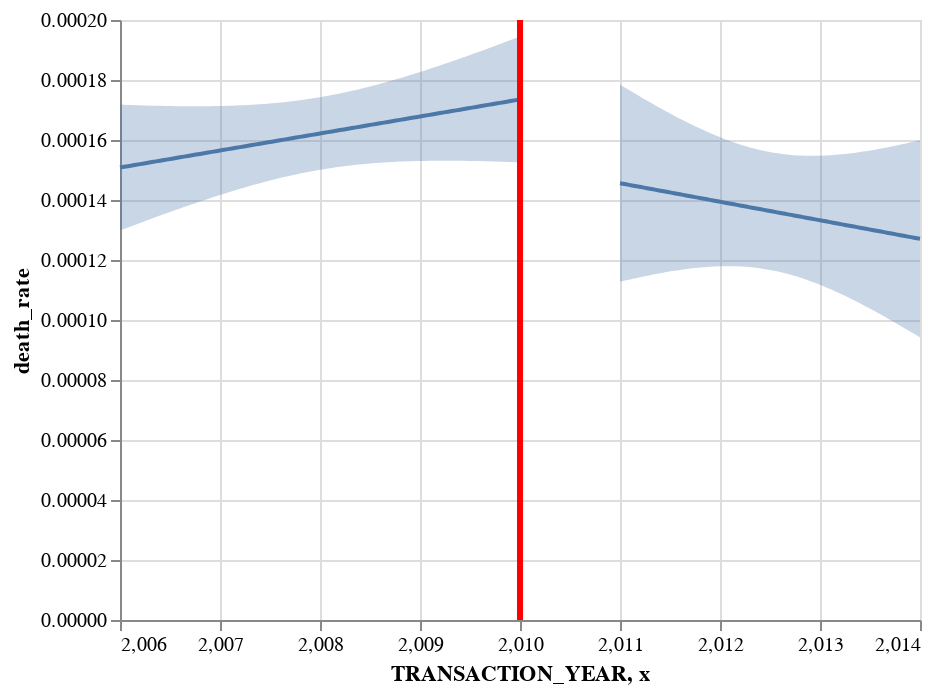

Notebook code for this chart:
### Markdown cell above
> pre-post death rate

### Code cell
xvar= "TRANSACTION_YEAR"
yvar="death_rate"
fit, chart = pre_post(FL, yvar, xvar, 2010, alpha=0.05)
chart

### Figure 1 — Vega-Lite specification as saved in the notebook (floating-point values rounded to 4 significant figures)
{"config": {"view": {"continuousWidth": 400, "continuousHeight": 300}}, "layer": [{"data": {"name": "data-1922b901b6d84efbf76dcfdfe1278e3d"}, "mark": "errorband", "encoding": {"x": {"field": "TRANSACTION_YEAR", "type": "quantitative"}, "y": {"field": "ci_low", "title": "death_rate", "type": "quantitative"}, "y2": {"field": "ci_high"}}}, {"data": {"name": "data-80190e2563399df8aa4a0f09e4734ce8"}, "mark": "errorband", "encoding": {"x": {"field": "TRANSACTION_YEAR", "type": "quantitative"}, "y": {"field": "ci_low", "title": "death_rate", "type": "quantitative"}, "y2": {"field": "ci_high"}}}, {"data": {"name": "data-1922b901b6d84efbf76dcfdfe1278e3d"}, "mark": "line", "encoding": {"x": {"field": "TRANSACTION_YEAR", "type": "quantitative"}, "y": {"field": "death_rate", "type": "quantitative"}}}, {"data": {"name": "data-80190e2563399df8aa4a0f09e4734ce8"}, "mark": "line", "encoding": {"x": {"field": "TRANSACTION_YEAR", "type": "quantitative"}, "y": {"field": "death_rate", "type": "quantitative"}}}, {"data": {"name": "data-c6a99109c809d7b1b46dbbb9b2adf5d2"}, "mark": {"type": "rule", "color": "red", "strokeWidth": 3}, "encoding": {"x": {"field": "x", "type": "quantitative"}}}], "$schema": "https://vega.github.io/schema/vega-lite/v4.17.0.json", "datasets": {"data-1922b901b6d84efbf76dcfdfe1278e3d": [{"TRANSACTION_YEAR": 2006.0, "death_rate": 0.0001508, "ci_low": 0.0001299, "ci_high": 0.0001718}, {"TRANSACTION_YEAR": 2006.0, "death_rate": 0.0001511, "ci_low": 0.0001304, "ci_high": 0.0001717}, {"TRANSACTION_YEAR": 2006.0, "death_rate": 0.0001513, "ci_low": 0.0001309, "ci_high": 0.0001717}, {"TRANSACTION_YEAR": 2006.0, "death_rate": 0.0001515, "ci_low": 0.0001314, "ci_high": 0.0001716}, {"TRANSACTION_YEAR": 2006.0, "death_rate": 0.0001517, "ci_low": 0.0001319, "ci_high": 0.0001716}, {"TRANSACTION_YEAR": 2006.0, "death_rate": 0.000152, "ci_low": 0.0001324, "ci_high": 0.0001716}, {"TRANSACTION_YEAR": 2006.0, "death_rate": 0.0001522, "ci_low": 0.0001329, "ci_high": 0.0001715}, {"TRANSACTION_YEAR": 2006.0, "death_rate": 0.0001524, "ci_low": 0.0001333, "ci_high": 0.0001715}, {"TRANSACTION_YEAR": 2006.0, "death_rate": 0.0001526, "ci_low": 0.0001338, "ci_high": 0.0001714}, {"TRANSACTION_YEAR": 2006.0, "death_rate": 0.0001529, "ci_low": 0.0001343, "ci_high": 0.0001714}, {"TRANSACTION_YEAR": 2006.0, "death_rate": 0.0001531, "ci_low": 0.0001348, "ci_high": 0.0001714}, {"TRANSACTION_YEAR": 2006.0, "death_rate": 0.0001533, "ci_low": 0.0001353, "ci_high": 0.0001713}, {"TRANSACTION_YEAR": 2006.0, "death_rate": 0.0001535, "ci_low": 0.0001358, "ci_high": 0.0001713}, {"TRANSACTION_YEAR": 2007.0, "death_rate": 0.0001538, "ci_low": 0.0001362, "ci_high": 0.0001713}, {"TRANSACTION_YEAR": 2007.0, "death_rate": 0.000154, "ci_low": 0.0001367, "ci_high": 0.0001713}, {"TRANSACTION_YEAR": 2007.0, "death_rate": 0.0001542, "ci_low": 0.0001372, "ci_high": 0.0001713}, {"TRANSACTION_YEAR": 2007.0, "death_rate": 0.0001545, "ci_low": 0.0001377, "ci_high": 0.0001713}, {"TRANSACTION_YEAR": 2007.0, "death_rate": 0.0001547, "ci_low": 0.0001381, "ci_high": 0.0001712}, {"TRANSACTION_YEAR": 2007.0, "death_rate": 0.0001549, "ci_low": 0.0001386, "ci_high": 0.0001712}, {"TRANSACTION_YEAR": 2007.0, "death_rate": 0.0001551, "ci_low": 0.000139, "ci_high": 0.0001712}, {"TRANSACTION_YEAR": 2007.0, "death_rate": 0.0001554, "ci_low": 0.0001395, "ci_high": 0.0001712}, {"TRANSACTION_YEAR": 2007.0, "death_rate": 0.0001556, "ci_low": 0.0001399, "ci_high": 0.0001713}, {"TRANSACTION_YEAR": 2007.0, "death_rate": 0.0001558, "ci_low": 0.0001404, "ci_high": 0.0001713}, {"TRANSACTION_YEAR": 2007.0, "death_rate": 0.000156, "ci_low": 0.0001408, "ci_high": 0.0001713}, {"TRANSACTION_YEAR": 2007.0, "death_rate": 0.0001563, "ci_low": 0.0001412, "ci_high": 0.0001713}, {"TRANSACTION_YEAR": 2007.0, "death_rate": 0.0001565, "ci_low": 0.0001417, "ci_high": 0.0001713}, {"TRANSACTION_YEAR": 2007.0, "death_rate": 0.0001567, "ci_low": 0.0001421, "ci_high": 0.0001714}, {"TRANSACTION_YEAR": 2007.0, "death_rate": 0.000157, "ci_low": 0.0001425, "ci_high": 0.0001714}, {"TRANSACTION_YEAR": 2007.0, "death_rate": 0.0001572, "ci_low": 0.0001429, "ci_high": 0.0001714}, {"TRANSACTION_YEAR": 2007.0, "death_rate": 0.0001574, "ci_low": 0.0001433, "ci_high": 0.0001715}, {"TRANSACTION_YEAR": 2007.0, "death_rate": 0.0001576, "ci_low": 0.0001437, "ci_high": 0.0001715}, {"TRANSACTION_YEAR": 2007.0, "death_rate": 0.0001579, "ci_low": 0.0001441, "ci_high": 0.0001716}, {"TRANSACTION_YEAR": 2007.0, "death_rate": 0.0001581, "ci_low": 0.0001445, "ci_high": 0.0001717}, {"TRANSACTION_YEAR": 2007.0, "death_rate": 0.0001583, "ci_low": 0.0001449, "ci_high": 0.0001717}, {"TRANSACTION_YEAR": 2007.0, "death_rate": 0.0001585, "ci_low": 0.0001452, "ci_high": 0.0001718}, {"TRANSACTION_YEAR": 2007.0, "death_rate": 0.0001588, "ci_low": 0.0001456, "ci_high": 0.0001719}, {"TRANSACTION_YEAR": 2007.0, "death_rate": 0.000159, "ci_low": 0.000146, "ci_high": 0.000172}, {"TRANSACTION_YEAR": 2007.0, "death_rate": 0.0001592, "ci_low": 0.0001463, "ci_high": 0.0001721}, {"TRANSACTION_YEAR": 2008.0, "death_rate": 0.0001594, "ci_low": 0.0001467, "ci_high": 0.0001722}, {"TRANSACTION_YEAR": 2008.0, "death_rate": 0.0001597, "ci_low": 0.000147, "ci_high": 0.0001724}, {"TRANSACTION_YEAR": 2008.0, "death_rate": 0.0001599, "ci_low": 0.0001473, "ci_high": 0.0001725}, {"TRANSACTION_YEAR": 2008.0, "death_rate": 0.0001601, "ci_low": 0.0001476, "ci_high": 0.0001726}, {"TRANSACTION_YEAR": 2008.0, "death_rate": 0.0001604, "ci_low": 0.0001479, "ci_high": 0.0001728}, {"TRANSACTION_YEAR": 2008.0, "death_rate": 0.0001606, "ci_low": 0.0001482, "ci_high": 0.0001729}, {"TRANSACTION_YEAR": 2008.0, "death_rate": 0.0001608, "ci_low": 0.0001485, "ci_high": 0.0001731}, {"TRANSACTION_YEAR": 2008.0, "death_rate": 0.000161, "ci_low": 0.0001488, "ci_high": 0.0001733}, {"TRANSACTION_YEAR": 2008.0, "death_rate": 0.0001613, "ci_low": 0.0001491, "ci_high": 0.0001734}, {"TRANSACTION_YEAR": 2008.0, "death_rate": 0.0001615, "ci_low": 0.0001493, "ci_high": 0.0001736}, {"TRANSACTION_YEAR": 2008.0, "death_rate": 0.0001617, "ci_low": 0.0001496, "ci_high": 0.0001738}, {"TRANSACTION_YEAR": 2008.0, "death_rate": 0.0001619, "ci_low": 0.0001498, "ci_high": 0.0001741}, {"TRANSACTION_YEAR": 2008.0, "death_rate": 0.0001622, "ci_low": 0.0001501, "ci_high": 0.0001743}, {"TRANSACTION_YEAR": 2008.0, "death_rate": 0.0001624, "ci_low": 0.0001503, "ci_high": 0.0001745}, {"TRANSACTION_YEAR": 2008.0, "death_rate": 0.0001626, "ci_low": 0.0001505, "ci_high": 0.0001748}, {"TRANSACTION_YEAR": 2008.0, "death_rate": 0.0001629, "ci_low": 0.0001507, "ci_high": 0.000175}, {"TRANSACTION_YEAR": 2008.0, "death_rate": 0.0001631, "ci_low": 0.0001509, "ci_high": 0.0001753}, {"TRANSACTION_YEAR": 2008.0, "death_rate": 0.0001633, "ci_low": 0.0001511, "ci_high": 0.0001755}, {"TRANSACTION_YEAR": 2008.0, "death_rate": 0.0001635, "ci_low": 0.0001512, "ci_high": 0.0001758}, {"TRANSACTION_YEAR": 2008.0, "death_rate": 0.0001638, "ci_low": 0.0001514, "ci_high": 0.0001761}, {"TRANSACTION_YEAR": 2008.0, "death_rate": 0.000164, "ci_low": 0.0001516, "ci_high": 0.0001764}, {"TRANSACTION_YEAR": 2008.0, "death_rate": 0.0001642, "ci_low": 0.0001517, "ci_high": 0.0001767}, {"TRANSACTION_YEAR": 2008.0, "death_rate": 0.0001644, "ci_low": 0.0001519, "ci_high": 0.000177}, {"TRANSACTION_YEAR": 2008.0, "death_rate": 0.0001647, "ci_low": 0.000152, "ci_high": 0.0001773}, {"TRANSACTION_YEAR": 2008.0, "death_rate": 0.0001649, "ci_low": 0.0001521, "ci_high": 0.0001777}, {"TRANSACTION_YEAR": 2009.0, "death_rate": 0.0001651, "ci_low": 0.0001522, "ci_high": 0.000178}, {"TRANSACTION_YEAR": 2009.0, "death_rate": 0.0001653, "ci_low": 0.0001523, "ci_high": 0.0001784}, {"TRANSACTION_YEAR": 2009.0, "death_rate": 0.0001656, "ci_low": 0.0001524, "ci_high": 0.0001787}, {"TRANSACTION_YEAR": 2009.0, "death_rate": 0.0001658, "ci_low": 0.0001525, "ci_high": 0.0001791}, {"TRANSACTION_YEAR": 2009.0, "death_rate": 0.000166, "ci_low": 0.0001526, "ci_high": 0.0001795}, {"TRANSACTION_YEAR": 2009.0, "death_rate": 0.0001663, "ci_low": 0.0001527, "ci_high": 0.0001798}, {"TRANSACTION_YEAR": 2009.0, "death_rate": 0.0001665, "ci_low": 0.0001527, "ci_high": 0.0001802}, {"TRANSACTION_YEAR": 2009.0, "death_rate": 0.0001667, "ci_low": 0.0001528, "ci_high": 0.0001806}, {"TRANSACTION_YEAR": 2009.0, "death_rate": 0.0001669, "ci_low": 0.0001529, "ci_high": 0.000181}, {"TRANSACTION_YEAR": 2009.0, "death_rate": 0.0001672, "ci_low": 0.0001529, "ci_high": 0.0001814}, {"TRANSACTION_YEAR": 2009.0, "death_rate": 0.0001674, "ci_low": 0.0001529, "ci_high": 0.0001818}, {"TRANSACTION_YEAR": 2009.0, "death_rate": 0.0001676, "ci_low": 0.000153, "ci_high": 0.0001822}, {"TRANSACTION_YEAR": 2009.0, "death_rate": 0.0001678, "ci_low": 0.000153, "ci_high": 0.0001827}, {"TRANSACTION_YEAR": 2009.0, "death_rate": 0.0001681, "ci_low": 0.000153, "ci_high": 0.0001831}, {"TRANSACTION_YEAR": 2009.0, "death_rate": 0.0001683, "ci_low": 0.0001531, "ci_high": 0.0001835}, {"TRANSACTION_YEAR": 2009.0, "death_rate": 0.0001685, "ci_low": 0.0001531, "ci_high": 0.000184}, {"TRANSACTION_YEAR": 2009.0, "death_rate": 0.0001687, "ci_low": 0.0001531, "ci_high": 0.0001844}, {"TRANSACTION_YEAR": 2009.0, "death_rate": 0.000169, "ci_low": 0.0001531, "ci_high": 0.0001849}, {"TRANSACTION_YEAR": 2009.0, "death_rate": 0.0001692, "ci_low": 0.0001531, "ci_high": 0.0001853}, {"TRANSACTION_YEAR": 2009.0, "death_rate": 0.0001694, "ci_low": 0.0001531, "ci_high": 0.0001858}, {"TRANSACTION_YEAR": 2009.0, "death_rate": 0.0001697, "ci_low": 0.0001531, "ci_high": 0.0001862}, {"TRANSACTION_YEAR": 2009.0, "death_rate": 0.0001699, "ci_low": 0.0001531, "ci_high": 0.0001867}, {"TRANSACTION_YEAR": 2009.0, "death_rate": 0.0001701, "ci_low": 0.0001531, "ci_high": 0.0001871}, {"TRANSACTION_YEAR": 2009.0, "death_rate": 0.0001703, "ci_low": 0.0001531, "ci_high": 0.0001876}, {"TRANSACTION_YEAR": 2009.0, "death_rate": 0.0001706, "ci_low": 0.000153, "ci_high": 0.0001881}, {"TRANSACTION_YEAR": 2010.0, "death_rate": 0.0001708, "ci_low": 0.000153, "ci_high": 0.0001886}, {"TRANSACTION_YEAR": 2010.0, "death_rate": 0.000171, "ci_low": 0.000153, "ci_high": 0.000189}, {"TRANSACTION_YEAR": 2010.0, "death_rate": 0.0001712, "ci_low": 0.000153, "ci_high": 0.0001895}, {"TRANSACTION_YEAR": 2010.0, "death_rate": 0.0001715, "ci_low": 0.0001529, "ci_high": 0.00019}, {"TRANSACTION_YEAR": 2010.0, "death_rate": 0.0001717, "ci_low": 0.0001529, "ci_high": 0.0001905}, {"TRANSACTION_YEAR": 2010.0, "death_rate": 0.0001719, "ci_low": 0.0001529, "ci_high": 0.000191}, {"TRANSACTION_YEAR": 2010.0, "death_rate": 0.0001722, "ci_low": 0.0001528, "ci_high": 0.0001915}, {"TRANSACTION_YEAR": 2010.0, "death_rate": 0.0001724, "ci_low": 0.0001528, "ci_high": 0.000192}, {"TRANSACTION_YEAR": 2010.0, "death_rate": 0.0001726, "ci_low": 0.0001527, "ci_high": 0.0001925}, {"TRANSACTION_YEAR": 2010.0, "death_rate": 0.0001728, "ci_low": 0.0001527, "ci_high": 0.000193}, {"TRANSACTION_YEAR": 2010.0, "death_rate": 0.0001731, "ci_low": 0.0001526, "ci_high": 0.0001935}, {"TRANSACTION_YEAR": 2010.0, "death_rate": 0.0001733, "ci_low": 0.0001526, "ci_high": 0.000194}, {"TRANSACTION_YEAR": 2010.0, "death_rate": 0.0001735, "ci_low": 0.0001525, "ci_high": 0.0001945}], "data-80190e2563399df8aa4a0f09e4734ce8": [{"TRANSACTION_YEAR": 2011.0, "death_rate": 0.0001456, "ci_low": 0.0001127, "ci_high": 0.0001785}, {"TRANSACTION_YEAR": 2011.0, "death_rate": 0.0001454, "ci_low": 0.000113, "ci_high": 0.0001779}, {"TRANSACTION_YEAR": 2011.0, "death_rate": 0.0001452, "ci_low": 0.0001132, "ci_high": 0.0001773}, {"TRANSACTION_YEAR": 2011.0, "death_rate": 0.000145, "ci_low": 0.0001134, "ci_high": 0.0001767}, {"TRANSACTION_YEAR": 2011.0, "death_rate": 0.0001449, "ci_low": 0.0001137, "ci_high": 0.0001761}, {"TRANSACTION_YEAR": 2011.0, "death_rate": 0.0001447, "ci_low": 0.0001139, "ci_high": 0.0001755}, {"TRANSACTION_YEAR": 2011.0, "death_rate": 0.0001445, "ci_low": 0.0001141, "ci_high": 0.0001749}, {"TRANSACTION_YEAR": 2011.0, "death_rate": 0.0001443, "ci_low": 0.0001143, "ci_high": 0.0001743}, {"TRANSACTION_YEAR": 2011.0, "death_rate": 0.0001441, "ci_low": 0.0001145, "ci_high": 0.0001737}, {"TRANSACTION_YEAR": 2011.0, "death_rate": 0.0001439, "ci_low": 0.0001147, "ci_high": 0.0001731}, {"TRANSACTION_YEAR": 2011.0, "death_rate": 0.0001437, "ci_low": 0.0001149, "ci_high": 0.0001726}, {"TRANSACTION_YEAR": 2011.0, "death_rate": 0.0001436, "ci_low": 0.0001151, "ci_high": 0.000172}, {"TRANSACTION_YEAR": 2011.0, "death_rate": 0.0001434, "ci_low": 0.0001153, "ci_high": 0.0001714}, {"TRANSACTION_YEAR": 2011.0, "death_rate": 0.0001432, "ci_low": 0.0001155, "ci_high": 0.0001709}, {"TRANSACTION_YEAR": 2011.0, "death_rate": 0.000143, "ci_low": 0.0001157, "ci_high": 0.0001703}, {"TRANSACTION_YEAR": 2011.0, "death_rate": 0.0001428, "ci_low": 0.0001159, "ci_high": 0.0001698}, {"TRANSACTION_YEAR": 2011.0, "death_rate": 0.0001426, "ci_low": 0.0001161, "ci_high": 0.0001692}, {"TRANSACTION_YEAR": 2012.0, "death_rate": 0.0001425, "ci_low": 0.0001162, "ci_high": 0.0001687}, {"TRANSACTION_YEAR": 2012.0, "death_rate": 0.0001423, "ci_low": 0.0001164, "ci_high": 0.0001681}, {"TRANSACTION_YEAR": 2012.0, "death_rate": 0.0001421, "ci_low": 0.0001165, "ci_high": 0.0001676}, {"TRANSACTION_YEAR": 2012.0, "death_rate": 0.0001419, "ci_low": 0.0001167, "ci_high": 0.0001671}, {"TRANSACTION_YEAR": 2012.0, "death_rate": 0.0001417, "ci_low": 0.0001168, "ci_high": 0.0001666}, {"TRANSACTION_YEAR": 2012.0, "death_rate": 0.0001415, "ci_low": 0.000117, "ci_high": 0.0001661}, {"TRANSACTION_YEAR": 2012.0, "death_rate": 0.0001413, "ci_low": 0.0001171, "ci_high": 0.0001656}, {"TRANSACTION_YEAR": 2012.0, "death_rate": 0.0001412, "ci_low": 0.0001172, "ci_high": 0.0001651}, {"TRANSACTION_YEAR": 2012.0, "death_rate": 0.000141, "ci_low": 0.0001173, "ci_high": 0.0001646}, {"TRANSACTION_YEAR": 2012.0, "death_rate": 0.0001408, "ci_low": 0.0001174, "ci_high": 0.0001641}, {"TRANSACTION_YEAR": 2012.0, "death_rate": 0.0001406, "ci_low": 0.0001175, "ci_high": 0.0001637}, {"TRANSACTION_YEAR": 2012.0, "death_rate": 0.0001404, "ci_low": 0.0001176, "ci_high": 0.0001632}, {"TRANSACTION_YEAR": 2012.0, "death_rate": 0.0001402, "ci_low": 0.0001177, "ci_high": 0.0001628}, {"TRANSACTION_YEAR": 2012.0, "death_rate": 0.00014, "ci_low": 0.0001178, "ci_high": 0.0001623}, {"TRANSACTION_YEAR": 2012.0, "death_rate": 0.0001399, "ci_low": 0.0001178, "ci_high": 0.0001619}, {"TRANSACTION_YEAR": 2012.0, "death_rate": 0.0001397, "ci_low": 0.0001179, "ci_high": 0.0001615}, {"TRANSACTION_YEAR": 2012.0, "death_rate": 0.0001395, "ci_low": 0.0001179, "ci_high": 0.0001611}, {"TRANSACTION_YEAR": 2012.0, "death_rate": 0.0001393, "ci_low": 0.0001179, "ci_high": 0.0001607}, {"TRANSACTION_YEAR": 2012.0, "death_rate": 0.0001391, "ci_low": 0.0001179, "ci_high": 0.0001603}, {"TRANSACTION_YEAR": 2012.0, "death_rate": 0.0001389, "ci_low": 0.000118, "ci_high": 0.0001599}, {"TRANSACTION_YEAR": 2012.0, "death_rate": 0.0001387, "ci_low": 0.0001179, "ci_high": 0.0001595}, {"TRANSACTION_YEAR": 2012.0, "death_rate": 0.0001386, "ci_low": 0.0001179, "ci_high": 0.0001592}, {"TRANSACTION_YEAR": 2012.0, "death_rate": 0.0001384, "ci_low": 0.0001179, "ci_high": 0.0001588}, {"TRANSACTION_YEAR": 2012.0, "death_rate": 0.0001382, "ci_low": 0.0001179, "ci_high": 0.0001585}, {"TRANSACTION_YEAR": 2012.0, "death_rate": 0.000138, "ci_low": 0.0001178, "ci_high": 0.0001582}, {"TRANSACTION_YEAR": 2012.0, "death_rate": 0.0001378, "ci_low": 0.0001177, "ci_high": 0.0001579}, {"TRANSACTION_YEAR": 2012.0, "death_rate": 0.0001376, "ci_low": 0.0001176, "ci_high": 0.0001576}, {"TRANSACTION_YEAR": 2012.0, "death_rate": 0.0001374, "ci_low": 0.0001176, "ci_high": 0.0001573}, {"TRANSACTION_YEAR": 2012.0, "death_rate": 0.0001373, "ci_low": 0.0001174, "ci_high": 0.0001571}, {"TRANSACTION_YEAR": 2012.0, "death_rate": 0.0001371, "ci_low": 0.0001173, "ci_high": 0.0001568}, {"TRANSACTION_YEAR": 2012.0, "death_rate": 0.0001369, "ci_low": 0.0001172, "ci_high": 0.0001566}, {"TRANSACTION_YEAR": 2012.0, "death_rate": 0.0001367, "ci_low": 0.000117, "ci_high": 0.0001564}, {"TRANSACTION_YEAR": 2012.0, "death_rate": 0.0001365, "ci_low": 0.0001169, "ci_high": 0.0001562}, {"TRANSACTION_YEAR": 2012.0, "death_rate": 0.0001363, "ci_low": 0.0001167, "ci_high": 0.000156}, {"TRANSACTION_YEAR": 2013.0, "death_rate": 0.0001361, "ci_low": 0.0001165, "ci_high": 0.0001558}, {"TRANSACTION_YEAR": 2013.0, "death_rate": 0.000136, "ci_low": 0.0001163, "ci_high": 0.0001556}, {"TRANSACTION_YEAR": 2013.0, "death_rate": 0.0001358, "ci_low": 0.0001161, "ci_high": 0.0001555}, {"TRANSACTION_YEAR": 2013.0, "death_rate": 0.0001356, "ci_low": 0.0001158, "ci_high": 0.0001553}, {"TRANSACTION_YEAR": 2013.0, "death_rate": 0.0001354, "ci_low": 0.0001156, "ci_high": 0.0001552}, {"TRANSACTION_YEAR": 2013.0, "death_rate": 0.0001352, "ci_low": 0.0001153, "ci_high": 0.0001551}, {"TRANSACTION_YEAR": 2013.0, "death_rate": 0.000135, "ci_low": 0.0001151, "ci_high": 0.000155}, {"TRANSACTION_YEAR": 2013.0, "death_rate": 0.0001348, "ci_low": 0.0001148, "ci_high": 0.0001549}, {"TRANSACTION_YEAR": 2013.0, "death_rate": 0.0001347, "ci_low": 0.0001145, "ci_high": 0.0001549}, {"TRANSACTION_YEAR": 2013.0, "death_rate": 0.0001345, "ci_low": 0.0001141, "ci_high": 0.0001548}, {"TRANSACTION_YEAR": 2013.0, "death_rate": 0.0001343, "ci_low": 0.0001138, "ci_high": 0.0001548}, {"TRANSACTION_YEAR": 2013.0, "death_rate": 0.0001341, "ci_low": 0.0001135, "ci_high": 0.0001547}, {"TRANSACTION_YEAR": 2013.0, "death_rate": 0.0001339, "ci_low": 0.0001131, "ci_high": 0.0001547}, {"TRANSACTION_YEAR": 2013.0, "death_rate": 0.0001337, "ci_low": 0.0001128, "ci_high": 0.0001547}, {"TRANSACTION_YEAR": 2013.0, "death_rate": 0.0001336, "ci_low": 0.0001124, "ci_high": 0.0001547}, {"TRANSACTION_YEAR": 2013.0, "death_rate": 0.0001334, "ci_low": 0.000112, "ci_high": 0.0001547}, {"TRANSACTION_YEAR": 2013.0, "death_rate": 0.0001332, "ci_low": 0.0001116, "ci_high": 0.0001548}, {"TRANSACTION_YEAR": 2013.0, "death_rate": 0.000133, "ci_low": 0.0001112, "ci_high": 0.0001548}, {"TRANSACTION_YEAR": 2013.0, "death_rate": 0.0001328, "ci_low": 0.0001108, "ci_high": 0.0001549}, {"TRANSACTION_YEAR": 2013.0, "death_rate": 0.0001326, "ci_low": 0.0001103, "ci_high": 0.0001549}, {"TRANSACTION_YEAR": 2013.0, "death_rate": 0.0001324, "ci_low": 0.0001099, "ci_high": 0.000155}, {"TRANSACTION_YEAR": 2013.0, "death_rate": 0.0001323, "ci_low": 0.0001094, "ci_high": 0.0001551}, {"TRANSACTION_YEAR": 2013.0, "death_rate": 0.0001321, "ci_low": 0.000109, "ci_high": 0.0001551}, {"TRANSACTION_YEAR": 2013.0, "death_rate": 0.0001319, "ci_low": 0.0001085, "ci_high": 0.0001552}, {"TRANSACTION_YEAR": 2013.0, "death_rate": 0.0001317, "ci_low": 0.000108, "ci_high": 0.0001553}, {"TRANSACTION_YEAR": 2013.0, "death_rate": 0.0001315, "ci_low": 0.0001076, "ci_high": 0.0001555}, {"TRANSACTION_YEAR": 2013.0, "death_rate": 0.0001313, "ci_low": 0.0001071, "ci_high": 0.0001556}, {"TRANSACTION_YEAR": 2013.0, "death_rate": 0.0001311, "ci_low": 0.0001066, "ci_high": 0.0001557}, {"TRANSACTION_YEAR": 2013.0, "death_rate": 0.000131, "ci_low": 0.0001061, "ci_high": 0.0001558}, {"TRANSACTION_YEAR": 2013.0, "death_rate": 0.0001308, "ci_low": 0.0001056, "ci_high": 0.000156}, {"TRANSACTION_YEAR": 2013.0, "death_rate": 0.0001306, "ci_low": 0.000105, "ci_high": 0.0001561}, {"TRANSACTION_YEAR": 2013.0, "death_rate": 0.0001304, "ci_low": 0.0001045, "ci_high": 0.0001563}, {"TRANSACTION_YEAR": 2013.0, "death_rate": 0.0001302, "ci_low": 0.000104, "ci_high": 0.0001564}, {"TRANSACTION_YEAR": 2014.0, "death_rate": 0.00013, "ci_low": 0.0001034, "ci_high": 0.0001566}, {"TRANSACTION_YEAR": 2014.0, "death_rate": 0.0001298, "ci_low": 0.0001029, "ci_high": 0.0001568}, {"TRANSACTION_YEAR": 2014.0, "death_rate": 0.0001297, "ci_low": 0.0001024, "ci_high": 0.000157}, {"TRANSACTION_YEAR": 2014.0, "death_rate": 0.0001295, "ci_low": 0.0001018, "ci_high": 0.0001571}, {"TRANSACTION_YEAR": 2014.0, "death_rate": 0.0001293, "ci_low": 0.0001012, "ci_high": 0.0001573}, {"TRANSACTION_YEAR": 2014.0, "death_rate": 0.0001291, "ci_low": 0.0001007, "ci_high": 0.0001575}, {"TRANSACTION_YEAR": 2014.0, "death_rate": 0.0001289, "ci_low": 0.0001001, "ci_high": 0.0001577}, {"TRANSACTION_YEAR": 2014.0, "death_rate": 0.0001287, "ci_low": 9.953e-05, "ci_high": 0.0001579}, {"TRANSACTION_YEAR": 2014.0, "death_rate": 0.0001285, "ci_low": 9.896e-05, "ci_high": 0.0001581}, {"TRANSACTION_YEAR": 2014.0, "death_rate": 0.0001284, "ci_low": 9.837e-05, "ci_high": 0.0001583}, {"TRANSACTION_YEAR": 2014.0, "death_rate": 0.0001282, "ci_low": 9.779e-05, "ci_high": 0.0001586}, {"TRANSACTION_YEAR": 2014.0, "death_rate": 0.000128, "ci_low": 9.72e-05, "ci_high": 0.0001588}, {"TRANSACTION_YEAR": 2014.0, "death_rate": 0.0001278, "ci_low": 9.661e-05, "ci_high": 0.000159}, {"TRANSACTION_YEAR": 2014.0, "death_rate": 0.0001276, "ci_low": 9.601e-05, "ci_high": 0.0001592}, {"TRANSACTION_YEAR": 2014.0, "death_rate": 0.0001274, "ci_low": 9.541e-05, "ci_high": 0.0001595}, {"TRANSACTION_YEAR": 2014.0, "death_rate": 0.0001272, "ci_low": 9.481e-05, "ci_high": 0.0001597}, {"TRANSACTION_YEAR": 2014.0, "death_rate": 0.0001271, "ci_low": 9.42e-05, "ci_high": 0.0001599}], "data-c6a99109c809d7b1b46dbbb9b2adf5d2": [{"x": 2010}]}}
